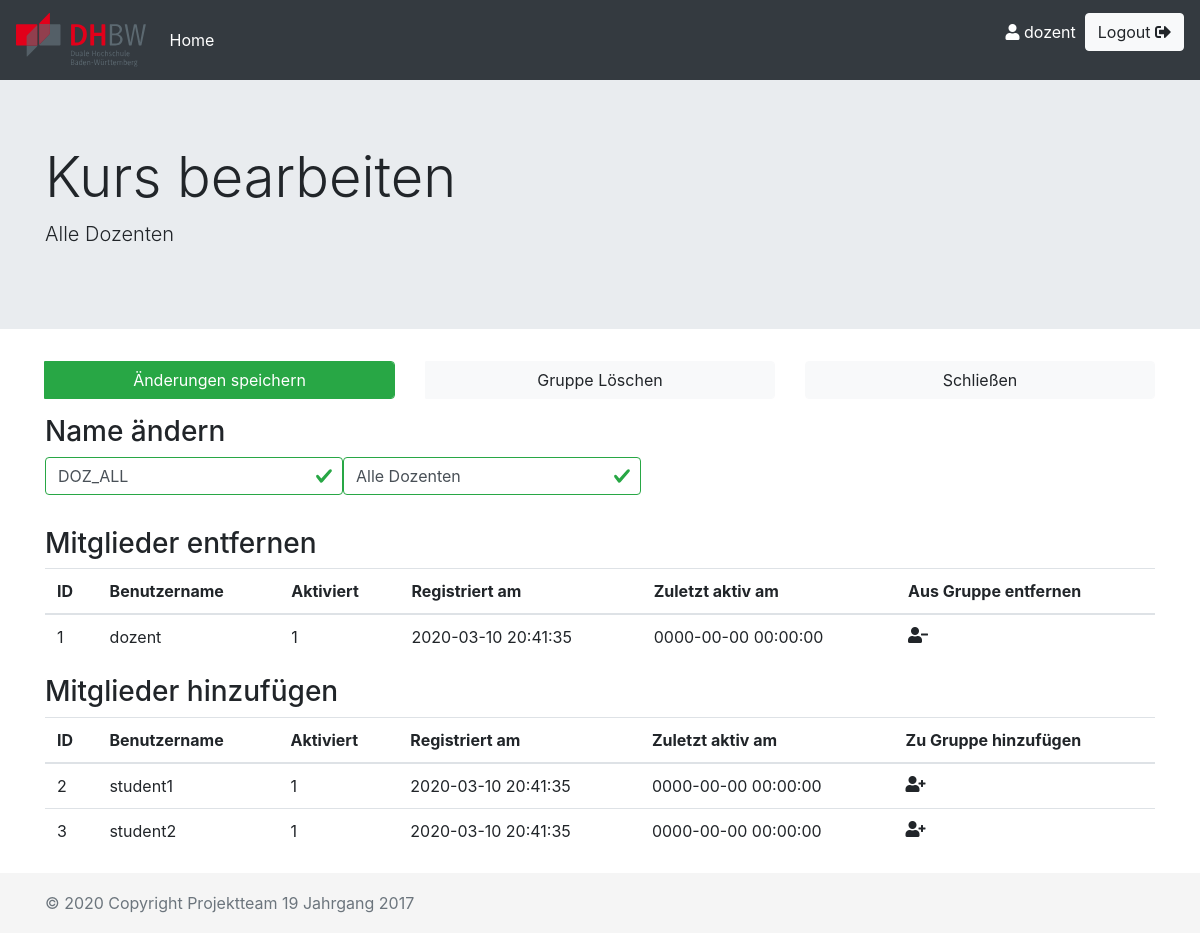
The page /components/groupedit.php?id=1 (signed in) on the database its author committed.
### tables this page shows
create table if not exists vl_gruppe
(
   gruppe_id int not null auto_increment primary key,
   gruppe_kuerzel varchar(15) not null,
   gruppenname varchar(50) not null
);

create table if not exists vl_benutzer
(
   benutzer_id int not null auto_increment primary key,
   benutzername varchar(50) not null,
   password varchar(50) not null,
   aktiv boolean not null default true,
   datum_registriert timestamp not null default current_timestamp,
   datum_letzterlogin timestamp not null default '0000-00-00 00:00:00'
);

### components/groupedit.php (the view, shortened to what this page needs)
<?php
require("functions.php");
$gruppe_id = $_GET['id'];
$conn = sql_connect();
$group_select = "SELECT * from vl_gruppe where gruppe_id = $gruppe_id";
$current_group = mysqli_fetch_assoc(mysqli_query($conn, $group_select));
$gruppe_name = $current_group['gruppenname'];
$gruppe_kurzel = $current_group['gruppe_kuerzel'];
?>
<?php
generate_header("Kurs bearbeiten", $gruppe_name, $_SESSION['username'], '../');
?>
<div class="container-xl">
    <div class="row">
        <div class="col-sm">
            <form action="groupedit.php?id=<?= $gruppe_id ?>" method="post">
                <div class="input-group mb-3">
                    <input type="submit" class="form-control btn btn-success" name="save" value="Änderungen speichern">
                </div>
            </form>
        </div>
        <div class="col-sm">
            <form action="groupmgmt.php" method="post">
                <div class="input-group mb-3">
                    <input type="submit" class="form-control btn btn-light" name="group_delete" value="Gruppe Löschen">
                </div>
            </form>
        </div>
        <div class="col-sm">
            <a href="groupmgmt.php" class="form-control btn btn-light">Schließen</a>
        </div>
    </div>
    <h3>Name ändern</h3>
    <form action="groupedit.php?id=<?= $gruppe_id ?>" method="post" class="was-validated">
        <div class="input-group mb-3">
            <div class="form-group">
                <input type="text" name="newKuerzelSource" id="newKuerzelSource" class="form-control" placeholder="Kürzel" value="<?= $gruppe_kurzel ?>" onkeyup="fillInput('newKuerzelSource','newKuerzelTarget')" />
            </div>
            <div class="form-group">
                <input type="text" name="newNameSource" id="newNameSource" class="form-control" placeholder="Kursname" value="<?= $gruppe_name ?>" onkeyup="fillInput('newNameSource','newNameTarget')" />
            </div>
        </div>
    </form>
    <h3>Mitglieder entfernen</h3>
    <table class="table table-hover" id="members">
        <thead>
            <tr>
                <th>ID</th>
                <th>Benutzername</th>
                <th>Aktiviert</th>
                <th>Registriert am</th>
                <th>Zuletzt aktiv am</th>
                <th>Aus Gruppe entfernen</th>
            </tr>
        </thead>
        <tbody>
            <?php
            $conn = sql_connect();
            $group_select = "SELECT benutzer_id, benutzername, aktiv, datum_registriert, datum_letzterlogin from vl_benutzer where benutzer_id in (select benutzer_id from vl_benutzer_gruppe_map where gruppe_id = $gruppe_id)";
            $result = mysqli_query($conn, $group_select);
            while ($row = mysqli_fetch_assoc($result)) {
            ?>
                <tr id="member_<?= $row['benutzer_id'] ?>">
                    <td><?= $row['benutzer_id'] ?></td>
                    <td><?= $row['benutzername'] ?></td>
                    <td><?= $row['aktiv'] ?></td>
                    <td><?= $row['datum_registriert'] ?></td>
                    <td><?= $row['datum_letzterlogin'] ?></td>
                    <td><i class="fas fa-user-minus" onclick="markDelete(<?= $row['benutzer_id'] ?>)"></i></td>
                </tr>
            <?php
            }
            ?>
        </tbody>
    </table>
    <h3>Mitglieder hinzufügen</h3>
    <table class="table table-hover">
        <thead>
            <tr>
                <th>ID</th>
                <th>Benutzername</th>
                <th>Aktiviert</th>
                <th>Registriert am</th>
                <th>Zuletzt aktiv am</th>
                <th>Zu Gruppe hinzufügen</th>
            </tr>
        </thead>
        <tbody>
            <?php
            $conn = sql_connect();
            $group_select = "select benutzer_id, benutzername, aktiv, datum_registriert, datum_letzterlogin from vl_benutzer where benutzer_id not in (select benutzer_id from vl_benutzer_gruppe_map where gruppe_id = $gruppe_id)";
            $result = mysqli_query($conn, $group_select);
            while ($row = mysqli_fetch_assoc($result)) {
            ?>
                <tr id="noMember_<?= $row['benutzer_id'] ?>">
                    <td><?= $row['benutzer_id'] ?></td>
                    <td><?= $row['benutzername'] ?></td>
                    <td><?= $row['aktiv'] ?></td>
                    <td><?= $row['datum_registriert'] ?></td>
                    <td><?= $row['datum_letzterlogin'] ?></td>
                    <td><i class="fas fa-user-plus" onclick="markAdd(<?= $row['benutzer_id'] ?>)"></i></td>
                </tr>
            <?php
            }
            ?>
        </tbody>
    </table>
</div>
<?php
generate_footer();
?>

### components/functions.php (shortened to what this page needs)
<?php
function generate_header($title, $jumbotron_lead, $loggedOnUser, $dirsUp)
{
?>
    <html>
    <head>
        <link rel="stylesheet" href="<?= $dirsUp ?>css/bootstrap.css" />
        <link rel="stylesheet" href="<?= $dirsUp ?>css/fontawesome/css/all.css">
        <link rel="stylesheet" href="<?= $dirsUp ?>css/sticky-footer.css" />
    </head>
    <body>
        <nav class="navbar navbar-expand-md navbar-dark bg-dark">
            <a class="navbar-brand">
            </a>
            <?php
            if ($title != "Startseite" && $title != "Logout" && $title != "Benutzer registrieren") {
            ?>
                <div class="collapse navbar-collapse" id="navbarCollapse">
                    <ul class="navbar-nav mr-auto">
                        <li class="nav-item active">
                            <?php
                            if (isset($_SESSION['dozent'])) {
                                echo '<a class="nav-link" href="doz_bereich.php">Home <span class="sr-only">(current)</span></a>';
                            } else {
                                echo '<a class="nav-link" href="stud_bereich.php">Home <span class="sr-only">(current)</span></a>';
                            }
                            ?>
                        </li>
                    </ul>
                    <form class="form-inline mt-2 mt-md-0" action="abmelden.php" method="post">
                        <span style="color: white;"><i class="fas fa-user"></i>&nbsp;<?= $loggedOnUser ?> &nbsp;</span>
                        <button type="submit" class="btn btn-light my-2 my-sm-0">Logout <i class="fas fa-sign-out-alt"></i></button>
                    </form>
                </div>
            <?php
            }
            ?>
        </nav>
        <div class="jumbotron jumbotron-fluid">
            <div class="container">
                <h1 class="display-4"><?= $title ?></h1>
                <p class="lead"><?= $jumbotron_lead ?></p>
            </div>
        </div>
    <?php
}
function generate_footer()
{
    $year = date('Y');
    ?>
        <footer class="footer-custom">
            <div class="container">
                <span class="text-muted">© <?= $year ?> Copyright Projektteam 19 Jahrgang 2017</span>
            </div>
        </footer>
    </body>
    </html>
<?php
}

### css/sticky-footer.css (style rules this page uses)
html { position: relative; min-height: 100%; }
body { margin-bottom: 80px; }
.footer-custom { position: absolute; bottom: 0; width: 100%; height: 60px; line-height: 60px; background-color: #f5f5f5; }

### rows shown on the page
vl_gruppe: gruppenname "Alle Dozenten", newKuerzelSource "DOZ_ALL", newNameSource "Alle Dozenten"
vl_benutzer: benutzer_id "1", benutzername "dozent", aktiv "1", datum_registriert "2020-03-10 20:41:35", datum_letzterlogin "0000-00-00 00:00:00"
vl_benutzer: benutzer_id "2", benutzername "student1", aktiv "1", datum_registriert "2020-03-10 20:41:35", datum_letzterlogin "0000-00-00 00:00:00"
vl_benutzer: benutzer_id "3", benutzername "student2", aktiv "1", datum_registriert "2020-03-10 20:41:35", datum_letzterlogin "0000-00-00 00:00:00"

### other values the page prints
$loggedOnUser "dozent"
$title "Kurs bearbeiten"
